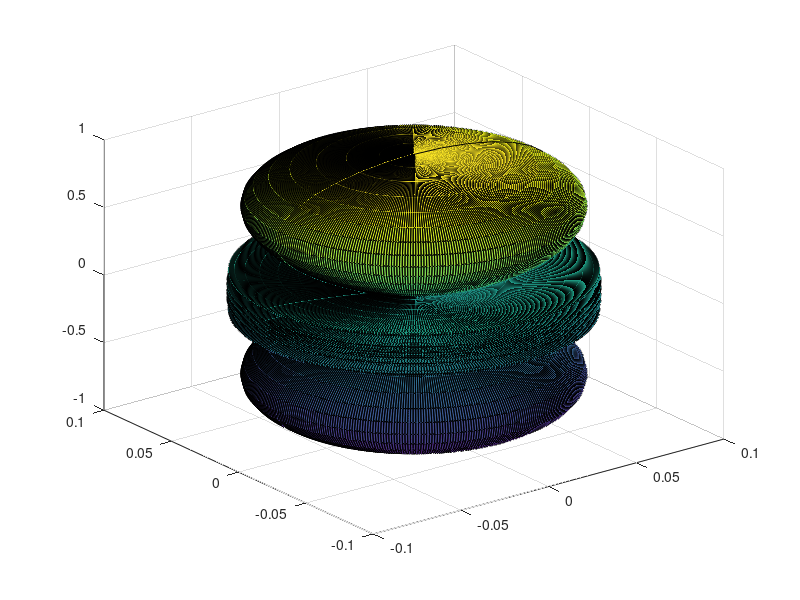

Source code (MATLAB): (Note: this script raises an error after producing the figure.)
%plot 3d states
l=7;
m=0;
N=400;

dtheta = 2*pi/N;
dphi = dtheta;
theta=-pi:dtheta:pi-dtheta;
phi = 0:dphi:2*pi-dphi;

[phi,theta] = meshgrid(phi,theta);

P = legendre(l,cos(theta));
Pnm = [];

if l==0
    Pnm = P(m+1,:);
else
    for i=1:N
        Pnm(:,i) = P(m+1,:,i);
    end
end

PHI = exp(j*m*phi);

Y = Pnm .* PHI;
Ylm = abs(Y .* Y);

xY = sin(theta) .* cos(phi) .* Ylm;
yY = sin(theta) .* sin(phi) .* Ylm;
zY = cos(theta) .* Ylm;

figure();
xlim([-1 1]);
ylim([-1 1]);
zlim([-1 1]);
axis equal
surf(xY,yY,zY);


saveas(gcf, strcat('../figures/spherical/l=',string(l),'.jpg'));